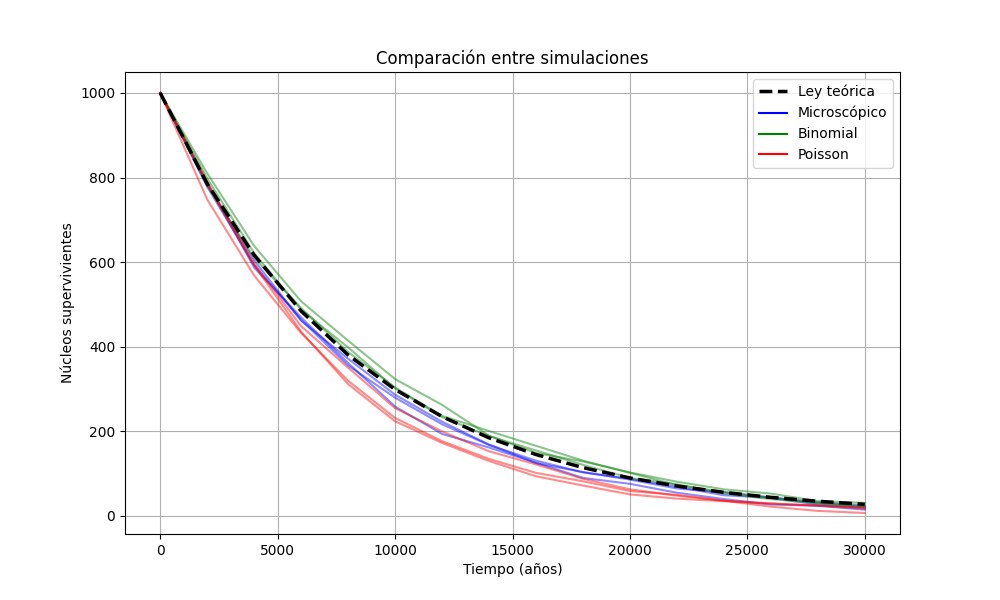

The script that saved this image:
import numpy as np
import matplotlib.pyplot as plt

# ==========================
# CONSTANTES FÍSICAS
# ==========================

T12 = 5730.0
Lambda = np.log(2) / T12

N0 = 1000

# ==========================
# CARGAR DATOS
# ==========================

microscopico = np.loadtxt("simulaciones/microscopic.txt")
binomial = np.loadtxt("simulaciones/binomial.txt")
poisson = np.loadtxt("simulaciones/poisson.txt")

# Primera columna: tiempos
tiempos = microscopico[:, 0]

# Curva teórica
N_teorica = N0 * np.exp(-Lambda * tiempos)

# ==========================
# GRÁFICA
# ==========================

plt.figure(figsize=(10, 6))

# --- Microscópico ---
for i in range(1, 4):
    plt.plot(
        tiempos,
        microscopico[:, i],
        color="blue",
        alpha=0.45,
        linewidth=1.5
    )

# --- Binomial ---
for i in range(1, 4):
    plt.plot(
        tiempos,
        binomial[:, i],
        color="green",
        alpha=0.45,
        linewidth=1.5
    )

# --- Poisson ---
for i in range(1, 4):
    plt.plot(
        tiempos,
        poisson[:, i],
        color="red",
        alpha=0.45,
        linewidth=1.5
    )

# --- Curva teórica ---
plt.plot(
    tiempos,
    N_teorica,
    color="black",
    linestyle="--",
    linewidth=2.5,
    label="Ley teórica"
)

# Para que la leyenda no repita 3 veces cada método
plt.plot([], [], color="blue", label="Microscópico")
plt.plot([], [], color="green", label="Binomial")
plt.plot([], [], color="red", label="Poisson")

plt.xlabel("Tiempo (años)")
plt.ylabel("Núcleos supervivientes")
plt.title("Comparación entre simulaciones")
plt.legend()
plt.grid(True)
plt.savefig("simulaciones/comparacion.png")

plt.show()
